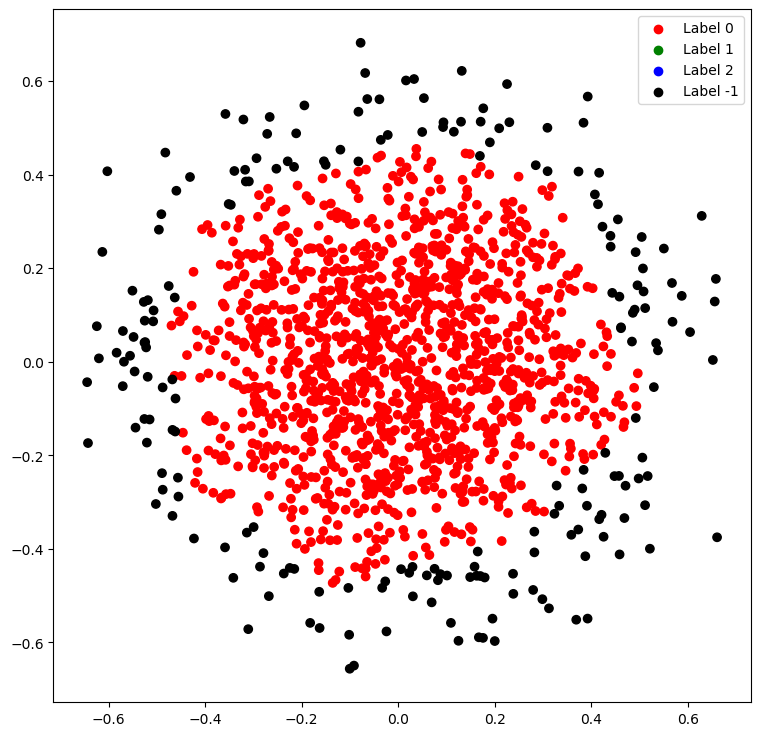

The Python source for this figure:
from sklearn.cluster import DBSCAN
from sklearn.preprocessing import StandardScaler
from sklearn.preprocessing import normalize
from sklearn.decomposition import PCA

import numpy as np
import pandas as pd
import matplotlib.pyplot as plt

X = pd.read_csv('Q_test_data.csv')

# Dropping the CUST_ID column from the data
X = X.drop(["availableDate","createdDate","voidedDate","settledDate","transactionId","masterId","description","transactionCount"], axis = 1)
print(X.head())


# Scaling the data to bring all the attributes to a comparable level
scaler = StandardScaler()
X_scaled = scaler.fit_transform(X)

# Normalizing the data so that
# the data approximately follows a Gaussian distribution
X_normalized = normalize(X_scaled)

# Converting the numpy array into a pandas DataFrame
X_normalized = pd.DataFrame(X_normalized)

pca = PCA(n_components = 2)
X_principal = pca.fit_transform(X_normalized)
X_principal = pd.DataFrame(X_principal)
X_principal.columns = ['P1', 'P2']
print(X_principal.head())

db_default = DBSCAN(eps = 0.1, min_samples = 40).fit(X_principal)
labels = db_default.labels_
for i in range(len(labels)):
    print(labels[i],end=',')
print(labels)
# Building the label to colour mapping
colours = {}
colours[0] = 'r'
colours[1] = 'g'
colours[2] = 'b'
colours[-1] = 'k'

# Building the colour vector for each data point
cvec = [colours[label] for label in labels]
colors = ['r', 'g', 'b', 'c', 'y', 'm', 'k' ]
# For the construction of the legend of the plot
r = plt.scatter(X_principal['P1'], X_principal['P2'], color ='r');
g = plt.scatter(X_principal['P1'], X_principal['P2'], color ='g');
b = plt.scatter(X_principal['P1'], X_principal['P2'], color ='b');
k = plt.scatter(X_principal['P1'], X_principal['P2'], color ='k');

# Plotting P1 on the X-Axis and P2 on the Y-Axis
# according to the colour vector defined
plt.figure(figsize =(9, 9))
plt.scatter(X_principal['P1'], X_principal['P2'], c = cvec)

# Building the legend
plt.legend((r, g, b, k), ('Label 0', 'Label 1', 'Label 2', 'Label -1'))

plt.show()
